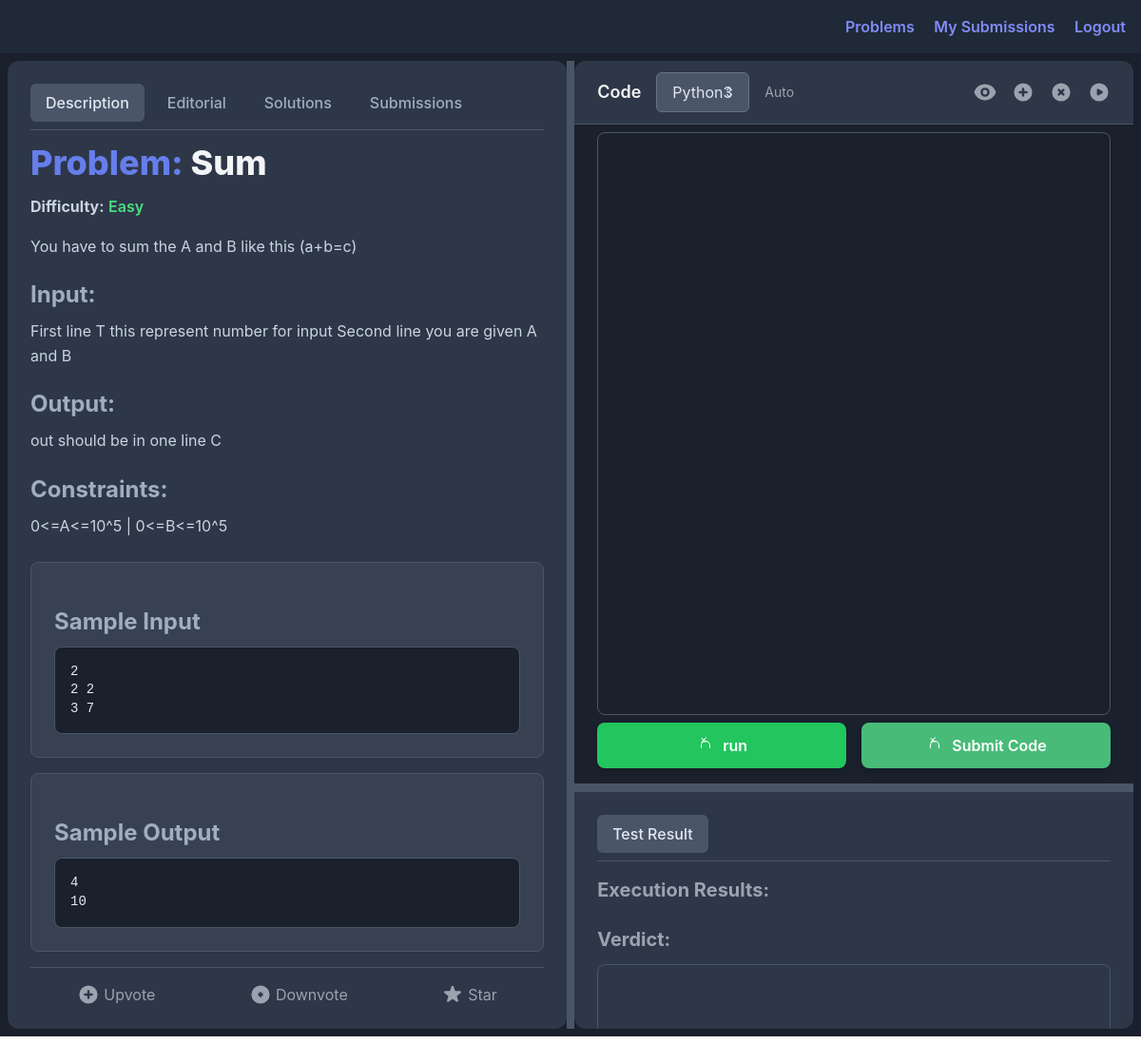
Page /problems/problem/sum/ (signed in) on the committed database.
### problems/models.py (models this page shows, shortened)
class Problem(models.Model):
    DIFFICULTY_CHOICES = [
        ('Easy', 'Easy'),
        ('Medium', 'Medium'),
        ('Hard', 'Hard'),
    ]
    title = models.CharField(max_length=200)
    description = models.TextField()
    input_description = models.TextField()
    output_description = models.TextField()
    constraints = models.TextField()
    sample_input = models.TextField()
    sample_output = models.TextField()
    difficulty = models.CharField(max_length=10, choices=DIFFICULTY_CHOICES)
    tags = models.ManyToManyField(Tag, related_name='problems')
    slug = models.SlugField(unique=True)
    is_ai_source = models.BooleanField(default=False)

### problems/views.py (the view)
# urls.py: path('problem/<slug:slug>/', views.problem_detail, name='problem_detail'),
def problem_detail(request, slug):
    problem = get_object_or_404(Problem, slug=slug)
    default_language = 'python'
    last_submission = None
    if request.user.is_authenticated:
        language = request.GET.get('language', default_language)
        last_submission = (
            Submission.objects.filter(user=request.user, problem=problem, language=language)
            .order_by('-created_at')
            .first()
        )
        submission_history = Submission.objects.filter(user=request.user, problem=problem).order_by('-created_at')
    else:
        language = default_language
        submission_history = Submission.objects.none()
    paginator = Paginator(submission_history, 4)
    page_number = request.GET.get('page')
    page_obj = paginator.get_page(page_number)
    problem_solutions = ProblemSolution.objects.filter(problem=problem).first()
    problem_code = problem_solutions.code if problem_solutions else "No solutions available."
    return render(request, 'problems/problem_detail.html', {
        'problem': problem,
        'last_submission': last_submission,
        'selected_language': language,
        'submission_history': page_obj,
        'problem_code': problem_code,
    })

### templates/problems/problem_detail.html (shortened to what this page needs)
<!DOCTYPE html>
<html lang="en">
<head>
    <script src="https://cdn.tailwindcss.com"></script>
</head>
<body class="bg-gradient-to-br from-black-900 to-black-700 text-black-100 flex flex-col">
    <div class="w-full flex justify-end p-4 z-10 bg-gray-800 text-gray-100">
        <div class="space-x-4">
            <a href="/" class="text-indigo-400 hover:text-indigo-200 font-semibold transition duration-200">Problems</a>
            {% if user.is_authenticated %}
                <a href="/submissions/history/" class="text-indigo-400 hover:text-indigo-200 font-semibold transition duration-200">My Submissions</a>
                <a href="/problems/logout/" class="text-indigo-400 hover:text-indigo-200 font-semibold transition duration-200">Logout</a>
            {% else %}
            <a href="/accounts/login/" class="text-indigo-400 hover:text-indigo-200 font-semibold transition duration-200">Login</a>
            <a href="/account/registrations/" class="text-indigo-400 hover:text-indigo-200 font-semibold transition duration-200">SignUp</a>
            {% endif %}
        </div>
    </div>
    <div class="main-container">
        <div id="leftPanel" class="left-panel">
            <div class="flex space-x-2 border-b border-gray-600 pb-2 mb-4 flex-shrink-0">
                <button class="tab-button active" data-tab="description">Description</button>
                <button class="tab-button" data-tab="editorial">Editorial</button>
                <button class="tab-button" data-tab="solutions">Solutions</button>
                <button class="tab-button" data-tab="submissions">Submissions</button>
            </div>
            <div id="description-content" class="tab-content problem-content">
                <h2 class="text-3xl font-extrabold text-indigo-400 mb-4">Problem: <span class="text-gray-100">{{ problem.title }}</span></h2>
                <p class="text-lg text-gray-300 mb-4">
                    <strong>Difficulty:</strong>
                    <span class="font-semibold
                        {% if problem.difficulty == 'Easy' %}text-green-400
                        {% elif problem.difficulty == 'Medium' %}text-yellow-400
                        {% elif problem.difficulty == 'Hard' %}text-red-400
                        {% else %}text-gray-400
                        {% endif %}">
                        {{ problem.difficulty }}
                    </span>
                </p>
                <p class="text-lg text-gray-300 mb-4 leading-relaxed">{{ problem.description|linebreaks }}</p>
                <div class="mb-4">
                    <h3 class="text-xl font-bold text-gray-400 mb-2">Input:</h3>
                    <p class="text-gray-300 leading-relaxed">{{ problem.input_description }}</p>
                </div>
                <div class="mb-4">
                    <h3 class="text-xl font-bold text-gray-400 mb-2">Output:</h3>
                    <p class="text-gray-300 leading-relaxed">{{ problem.output_description }}</p>
                </div>
                <div class="mb-6">
                    <h3 class="text-xl font-bold text-gray-400 mb-2">Constraints:</h3>
                    <p class="text-gray-300 leading-relaxed">{{ problem.constraints }}</p>
                </div>
                <div class="bg-gray-700 p-6 rounded-lg border border-gray-600 mb-4 shadow-sm">
                    <h3 class="text-xl font-bold text-gray-400 mb-3">Sample Input</h3>
                    <pre class="bg-gray-800 p-4 rounded-md border border-gray-600 text-sm font-mono text-gray-100 overflow-auto">{{ problem.sample_input }}</pre>
                </div>
                <div class="bg-gray-700 p-6 rounded-lg border border-gray-600 mb-4 shadow-sm">
                    <h3 class="text-xl font-bold text-gray-400 mb-3">Sample Output</h3>
                    <pre class="bg-gray-800 p-4 rounded-md border border-gray-600 text-sm font-mono text-gray-100 overflow-auto">{{ problem.sample_output }}</pre>
                </div>
            </div>
            <div class="mt-auto pt-4 border-t border-gray-600 flex justify-around items-center flex-shrink-0">
                <button class="text-gray-400 hover:text-indigo-400 transition-colors duration-200 flex items-center space-x-1">
                    <svg class="w-6 h-6" fill="currentColor" viewBox="0 0 20 20"><path fill-rule="evenodd" d="M10 18a8 8 0 100-16 8 8 0 000 16zm1-11a1 1 0 10-2 0v2H7a1 1 0 100 2h2v2a1 1 0 102 0v-2h2a1 1 0 100-2h-2V7z" clip-rule="evenodd"></path></svg>
                    <span>Upvote</span>
                </button>
                <button class="text-gray-400 hover:text-indigo-400 transition-colors duration-200 flex items-center space-x-1">
                    <svg class="w-6 h-6" fill="currentColor" viewBox="0 0 20 20"><path fill-rule="evenodd" d="M10 2a8 8 0 100 16 8 8 0 000-16zm1 11a1 1 0 10-2 0v-2H7a1 1 0 100-2h2V7a1 1 0 102 0v2h2a1 1 0 100 2h-2v2z" clip-rule="evenodd"></path></svg>
                    <span>Downvote</span>
                </button>
                <button class="text-gray-400 hover:text-indigo-400 transition-colors duration-200 flex items-center space-x-1">
                    <span>Star</span>
                </button>
            </div>
        </div>
        <div id="horizontalResizer" class="resize-handle-x"></div>
        <div id="rightPanel" class="right-panel">
            <div class="right-panel-top-bar">
                <div class="flex items-center space-x-4">
                    <h3 class="text-lg font-semibold text-gray-100">Code</h3>
                    <form id="language-form" class="inline-block">
                        <select id="language" name="language" onchange="changeEditorLanguage(this.value)"
                                class="language-select">
                            <option value="python" {% if selected_language == "python" %}selected{% endif %}>Python3</option>
                        </select>
                    </form>
                    <span class="text-gray-400 text-sm">Auto</span>
                </div>
                <div class="flex items-center space-x-4">
                    <button class="text-gray-400 hover:text-indigo-400 transition-colors duration-200">
                        <svg class="w-6 h-6" fill="currentColor" viewBox="0 0 20 20"><path d="M10 12a2 2 0 100-4 2 2 0 000 4z"></path><path fill-rule="evenodd" d="M.458 10C1.732 5.943 5.522 3 10 3s8.268 2.943 9.542 7c-1.274 4.057-5.064 7-9.542 7S1.732 14.057.458 10zM14 10a4 4 0 11-8 0 4 4 0 018 0z" clip-rule="evenodd"></path></svg>
                    </button>
                    <button class="text-gray-400 hover:text-indigo-400 transition-colors duration-200">
                        <svg class="w-6 h-6" fill="currentColor" viewBox="0 0 20 20"><path fill-rule="evenodd" d="M10 18a8 8 0 100-16 8 8 0 000 16zm1-11a1 1 0 10-2 0v2H7a1 1 0 100 2h2v2a1 1 0 102 0v-2h2a1 1 0 100-2h-2V7z" clip-rule="evenodd"></path></svg>
                    </button>
                    <button class="text-gray-400 hover:text-indigo-400 transition-colors duration-200">
                    </button>
                    <button class="text-gray-400 hover:text-indigo-400 transition-colors duration-200">
                        <svg class="w-6 h-6" fill="currentColor" viewBox="0 0 20 20"><path fill-rule="evenodd" d="M10 18a8 8 0 100-16 8 8 0 000 16zM9.555 7.168A1 1 0 008 8.168v3.664a1 1 0 001.555.832l3.25-1.832a1 1 0 000-1.664l-3.25-1.832z" clip-rule="evenodd"></path></svg>
                    </button>
                </div>
            </div>
            <div id="editor" class="mb-4">
                </div>
            <div class="flex flex-col sm:flex-row gap-4 px-6 mb-4">
                <button id="runButton" onclick="runCode()" class="flex-1 px-6 py-3 bg-green-500 text-white font-semibold rounded-lg shadow-md hover:bg-green-600 focus:outline-none focus:ring-2 focus:ring-green-400 focus:ring-offset-2 transition-all duration-200 transform hover:scale-105 active:scale-95 flex items-center justify-center space-x-2">
                    <span>run</span>
                </button>
                <button id="submitButton" onclick="submitCode()" class="flex-1 px-6 py-3 bg-green-500 text-white font-semibold rounded-lg shadow-md hover:bg-green-600 focus:outline-none focus:ring-2 focus:ring-green-400 focus:ring-offset-2 transition-all duration-200 transform hover:scale-105 active:scale-95 flex items-center justify-center space-x-2">
                    <span>Submit Code</span>
                </button>
            </div>
            <div id="verticalResizer" class="resize-handle-y"></div>
            <div id="consoleArea" class="console-area">
                <div class="flex space-x-2 border-b border-gray-600 pb-2 mb-4">
                    <button class="tab-button active" data-tab="test-result">Test Result</button>
                </div>
                <div id="test-result-content" class="tab-content">
                    <h3 class="text-xl font-bold text-gray-400 mb-2">Execution Results:</h3>
                    <div id="resultsContainer" class="results-container">
                        <h3 class="text-xl font-bold text-gray-400 mt-6 mb-3">Verdict:</h3>
                        <pre id="result" class="p-4 rounded-lg border text-sm font-mono overflow-auto max-h-48 min-h-[5rem] shadow-sm"></pre>
                    </div>
                </div>
            </div>
        </div>
    </div>
</body>
</html>

### templates/problems/problem_detail.html (style rules this page uses)
html, body { height: 100%; width: 100%; margin: 0; padding: 0; overflow: hidden; font-family: 'Inter', sans-serif; }
.main-container { display: flex; height: calc(100vh - 4rem); width: 100vw; overflow: hidden; background-color: #1a202c; padding: 0.5rem; box-sizing: border-box; }
.left-panel { flex: 1; flex-basis: 50%; background-color: #2d3748; color: #e2e8f0; padding: 1.5rem; overflow-y: auto; display: flex; flex-direction: column; border-radius: 0.75rem; }
.right-panel { flex: 1; flex-basis: 50%; background-color: #1a202c; color: #e2e8f0; display: flex; flex-direction: column; overflow: hidden; border-radius: 0.75rem; }
.right-panel-top-bar { background-color: #2d3748; padding: 0.75rem 1.5rem; display: flex; align-items: center; justify-content: space-between; border-bottom: 1px solid #4a5568; flex-shrink: 0; }
#editor { flex-grow: 1; min-height: 200px; overflow: hidden; margin: 0.5rem 1.5rem; border-radius: 0.5rem; border: 1px solid #4a5568; }
.console-area { background-color: #2d3748; padding: 1.5rem; border-top: 1px solid #4a5568; flex-shrink: 0; display: flex; flex-direction: column; height: 250px; min-height: 100px; overflow-y: auto; }
.tab-button { padding: 0.5rem 1rem; border-radius: 0.375rem; font-weight: 500; color: #a0aec0; transition: all 0.2s ease-in-out; }
.tab-button.active { background-color: #4a5568; color: #e2e8f0; }
.problem-content h2 { font-size: 2.25rem; font-weight: 800; color: #667eea; margin-bottom: 1rem; }
.problem-content p { font-size: 1rem; color: #cbd5e1; line-height: 1.6; margin-bottom: 1rem; }
.problem-content h3 { font-size: 1.5rem; font-weight: 700; color: #a0aec0; margin-top: 1.5rem; margin-bottom: 0.75rem; }
.problem-content pre { background-color: #1a202c; border: 1px solid #4a5568; padding: 1rem; border-radius: 0.5rem; font-size: 0.875rem; line-height: 1.4; overflow-x: auto; white-space: pre-wrap; word-break: break-all; color: #e2e8f0; }
#submitButton { background-color: #48bb78; color: white; padding: 0.75rem 1.5rem; border-radius: 0.5rem; font-weight: 600; transition: all 0.2s ease-in-out; box-shadow: 0 4px 6px rgba(0, 0, 0, 0.1); }
.language-select { background-color: #4a5568; border: 1px solid #6b7280; color: #e2e8f0; padding: 0.5rem 1rem; border-radius: 0.375rem; appearance: none; background-repeat: no-repeat; background-position: right 0.75rem center; background-size: 1em; cursor: pointer; }
#result, #errorResult { background-color: #2d3748; border: 1px solid #4a5568; color: #e2e8f0; }
.resize-handle-x { width: 8px; cursor: ew-resize; background-color: #4a5568; flex-shrink: 0; transition: background-color 0.2s ease-in-out; }
.resize-handle-y { height: 8px; cursor: ns-resize; background-color: #4a5568; flex-shrink: 0; transition: background-color 0.2s ease-in-out; }

### rows in the picture
Problem: title "Sum", difficulty "Easy", description "You have to sum the A and B like this (a+b=c)", input_description "First line T this represent number for input Second line you are given A and B", output_description "out should be in one line C", constraints "0<=A<=10^5 | 0<=B<=10^5", sample_input "2 2 2 3 7", sample_output "4 10"
